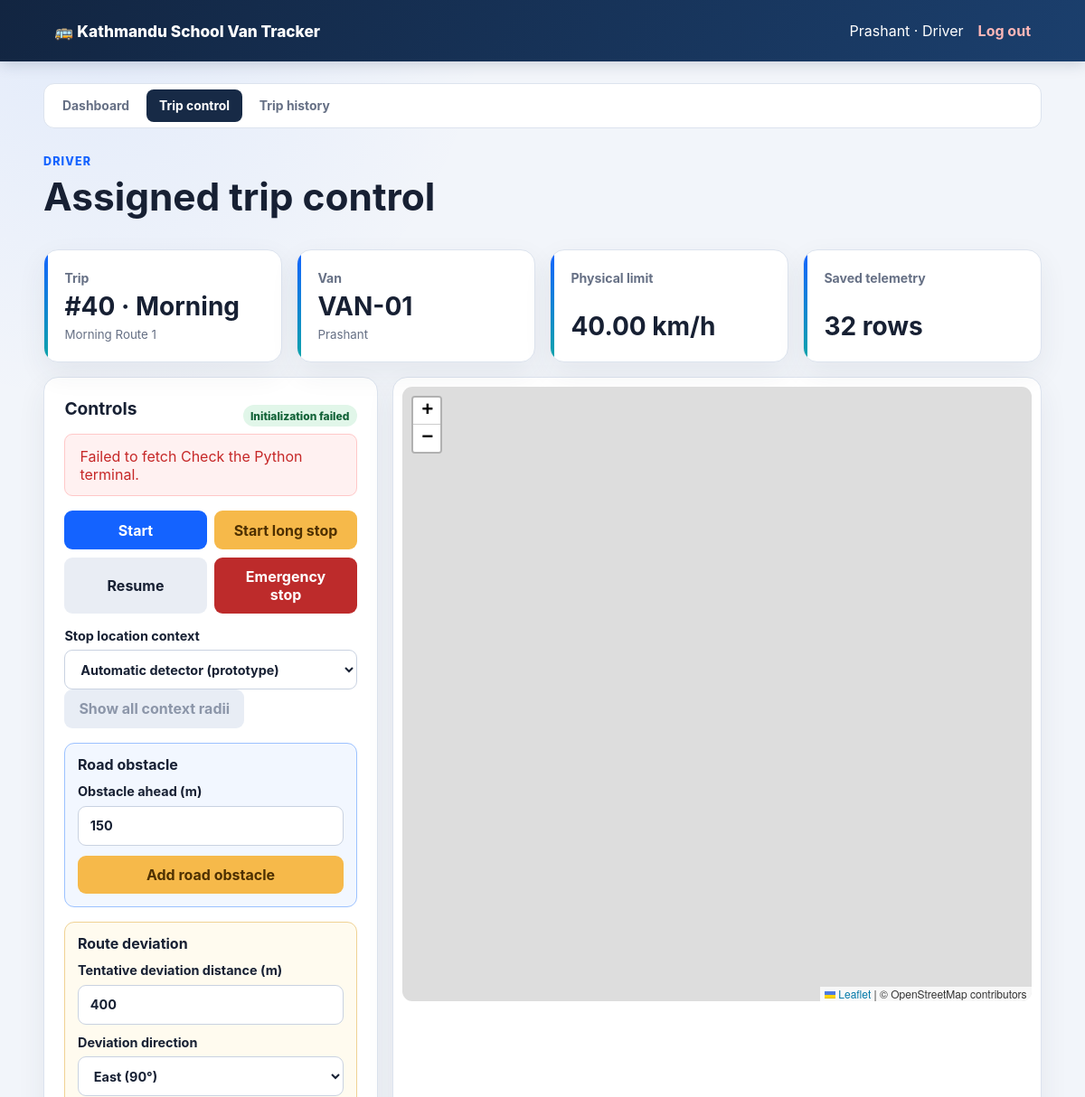
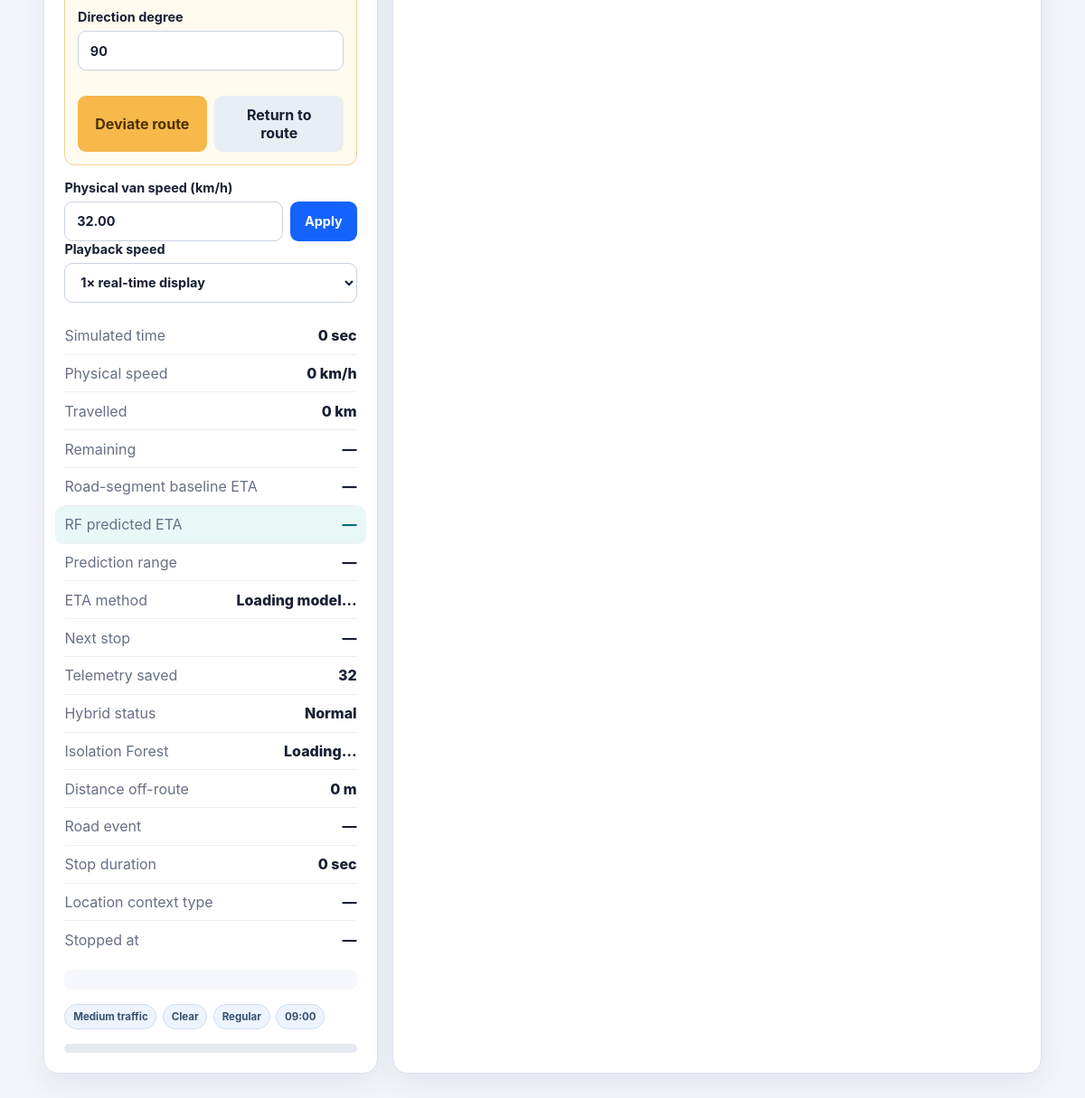
The page /trip-control.php (signed in) on the database as committed earlier (2 pictures, top to bottom).
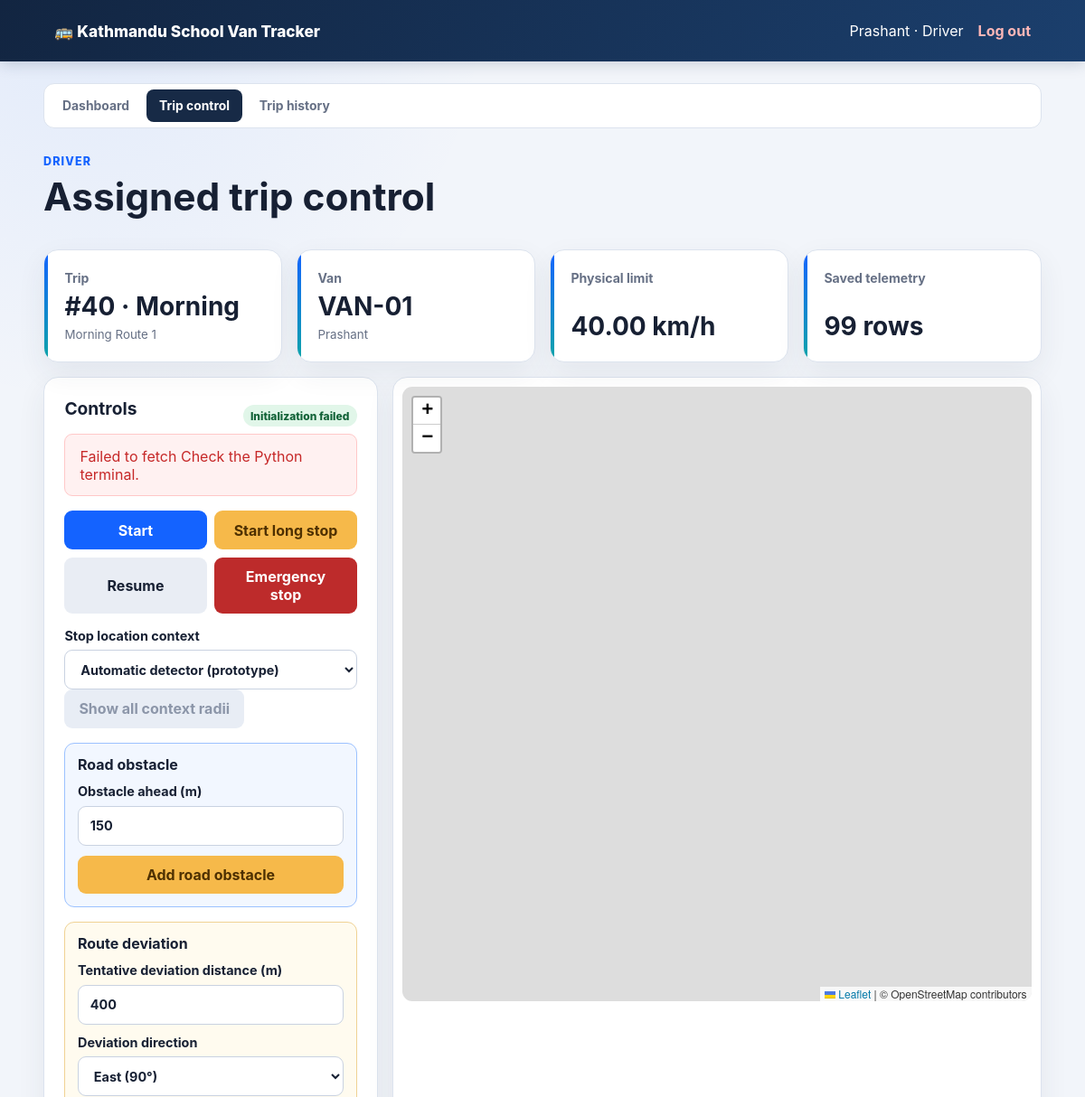
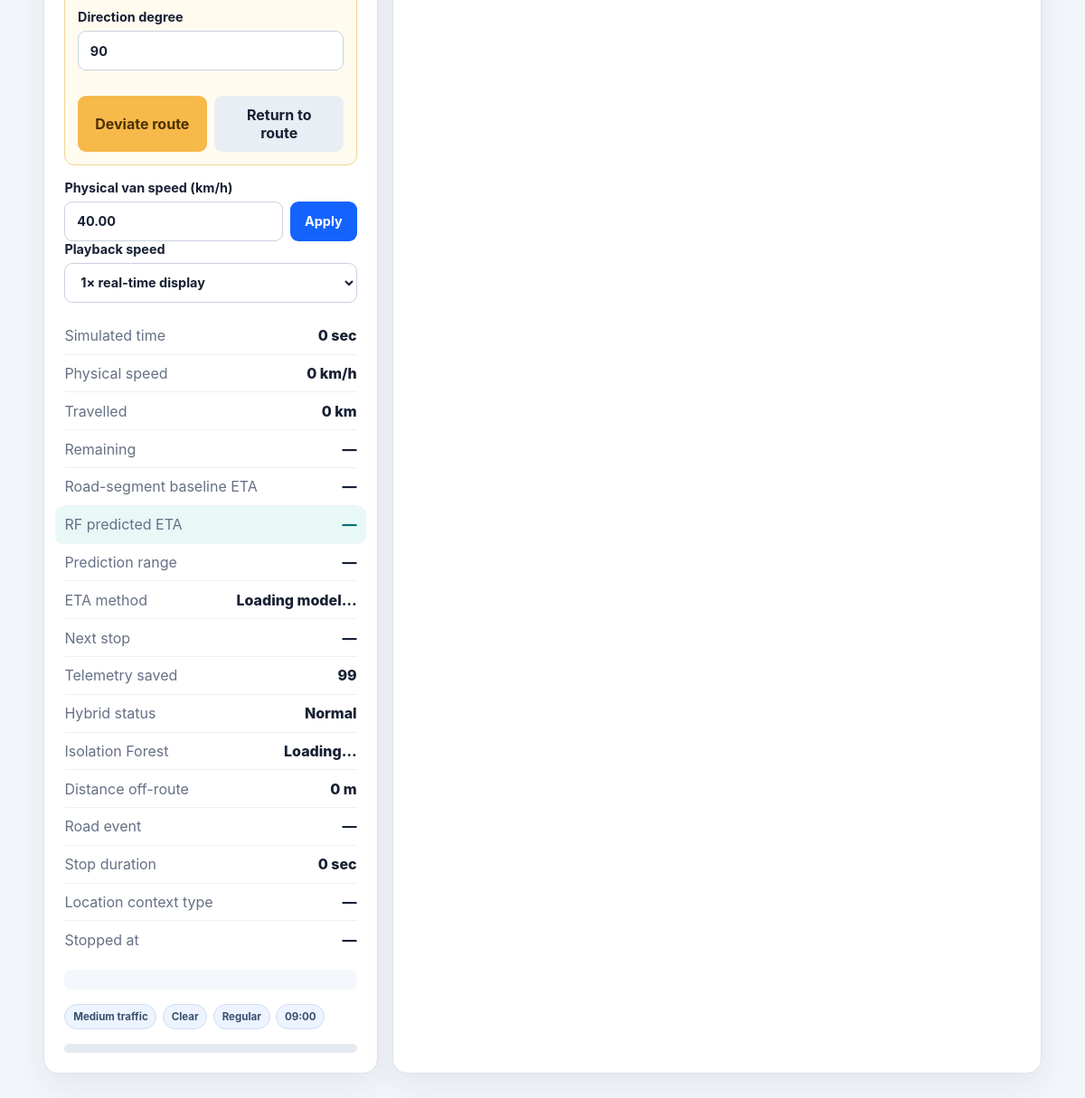
The same page on the database as committed later (2 pictures, top to bottom).
### tables this page shows
CREATE TABLE `trips` (
  `id` bigint(20) unsigned NOT NULL AUTO_INCREMENT,
  `route_id` bigint(20) unsigned NOT NULL,
  `van_id` bigint(20) unsigned NOT NULL,
  `driver_id` bigint(20) unsigned NOT NULL,
  `trip_type` enum('morning','afternoon') NOT NULL,
  `status` enum('scheduled','active','paused','emergency','completed','cancelled') NOT NULL DEFAULT 'scheduled',
  `started_at` datetime DEFAULT NULL,
  `completed_at` datetime DEFAULT NULL,
  `simulated_elapsed_sec` int(10) unsigned NOT NULL DEFAULT 0,
  `current_lat` decimal(10,8) DEFAULT NULL,
  `current_lng` decimal(11,8) DEFAULT NULL,
  `physical_speed_kmh` decimal(6,2) NOT NULL DEFAULT 0.00,
  `playback_multiplier` decimal(5,2) NOT NULL DEFAULT 1.00,
  `total_distance_m` decimal(12,2) NOT NULL DEFAULT 0.00,
  `distance_travelled_m` decimal(12,2) NOT NULL DEFAULT 0.00,
  `reached_stop_count` smallint(5) unsigned NOT NULL DEFAULT 0,
  `heading_deg` decimal(6,2) NOT NULL DEFAULT 0.00,
  `scenario_traffic_level` enum('low','medium','high') NOT NULL DEFAULT 'medium',
  `scenario_weather` enum('clear','rain','heavy_rain','fog') NOT NULL DEFAULT 'clear',
  `scenario_school_period` enum('regular','exam','half_day') NOT NULL DEFAULT 'regular',
  `scenario_hour_of_day` tinyint(3) unsigned NOT NULL DEFAULT 8,
  `scenario_day_of_week` tinyint(3) unsigned NOT NULL DEFAULT 0,
  `route_road_type` varchar(50) NOT NULL DEFAULT 'unclassified',
  `baseline_duration_sec` decimal(10,2) DEFAULT NULL,
  `predicted_eta_sec` decimal(10,2) DEFAULT NULL,
  `predicted_eta_lower_sec` decimal(10,2) DEFAULT NULL,
  `predicted_eta_upper_sec` decimal(10,2) DEFAULT NULL,
  `eta_model_version` varchar(80) DEFAULT NULL,
  `random_seed` int(10) unsigned DEFAULT NULL,
  `created_at` timestamp NOT NULL DEFAULT current_timestamp(),
  PRIMARY KEY (`id`),
  KEY `idx_trips_status` (`status`),
  KEY `idx_trips_van` (`van_id`),
  KEY `fk_trips_route` (`route_id`),
  KEY `fk_trips_driver` (`driver_id`),
  CONSTRAINT `fk_trips_driver` FOREIGN KEY (`driver_id`) REFERENCES `drivers` (`id`),
  CONSTRAINT `fk_trips_route` FOREIGN KEY (`route_id`) REFERENCES `routes` (`id`),
  CONSTRAINT `fk_trips_van` FOREIGN KEY (`van_id`) REFERENCES `vans` (`id`)
);

CREATE TABLE `routes` (
  `id` bigint(20) unsigned NOT NULL AUTO_INCREMENT,
  `name` varchar(120) NOT NULL,
  `start_name` varchar(160) NOT NULL,
  `start_lat` decimal(10,8) NOT NULL,
  `start_lng` decimal(11,8) NOT NULL,
  `school_name` varchar(160) NOT NULL,
  `school_lat` decimal(10,8) NOT NULL,
  `school_lng` decimal(11,8) NOT NULL,
  `algorithm` enum('astar','contraction_hierarchy') NOT NULL DEFAULT 'astar',
  `active` tinyint(1) NOT NULL DEFAULT 1,
  `created_at` timestamp NOT NULL DEFAULT current_timestamp(),
  PRIMARY KEY (`id`)
);

### web/includes/auth.php (called while the page is built, shortened)
<?php
function escape(string $value): string
{
    return htmlspecialchars($value, ENT_QUOTES | ENT_SUBSTITUTE, 'UTF-8');
}
function signed_in(): bool
{
    return isset($_SESSION['user_id'], $_SESSION['user_role']);
}

### web/trip-control.php (the view, shortened to what this page needs)
<?php
require_once __DIR__ . '/includes/auth.php';
require_once __DIR__ . '/includes/layout.php';
$pdo = database();
if ($_SESSION['user_role'] === 'admin') {
    $tripListStatement = $pdo->query(
        'SELECT t.id, t.trip_type, t.status, t.created_at,
                r.name AS route_name, v.van_number
         FROM trips t
         JOIN routes r ON r.id = t.route_id
         JOIN vans v ON v.id = t.van_id
         ORDER BY t.id DESC LIMIT 30'
    );
} else {
    $tripListStatement = $pdo->prepare(
        'SELECT t.id, t.trip_type, t.status, t.created_at,
                r.name AS route_name, v.van_number
         FROM trips t
         JOIN routes r ON r.id = t.route_id
         JOIN vans v ON v.id = t.van_id
         JOIN drivers d ON d.id = t.driver_id
         WHERE d.user_id = :user_id
         ORDER BY t.id DESC LIMIT 30'
    );
    $tripListStatement->execute(['user_id' => $_SESSION['user_id']]);
}
$trips = $tripListStatement->fetchAll();
$tripId = positive_int($_GET['trip_id'] ?? null);
if ($tripId === null && $trips) $tripId = (int) $trips[0]['id'];
$trip = null;
$lastSavedSample = -1;
if ($tripId !== null && find_accessible_trip($pdo, $tripId) !== null) {
    $tripStatement = $pdo->prepare(
        'SELECT t.*, r.name AS route_name, r.start_name, r.start_lat, r.start_lng,
                r.school_name, r.school_lat, r.school_lng,
                v.van_number, v.plate_number, v.speed_limit_kmh,
                u.name AS driver_name
         FROM trips t
         JOIN routes r ON r.id = t.route_id
         JOIN vans v ON v.id = t.van_id
         JOIN drivers d ON d.id = t.driver_id
         JOIN users u ON u.id = d.user_id
         WHERE t.id = :trip_id'
    );
    $tripStatement->execute(['trip_id' => $tripId]);
    $trip = $tripStatement->fetch() ?: null;
    if ($trip !== null) {
        $sampleStatement = $pdo->prepare(
            'SELECT COALESCE(MAX(sample_index), -1)
             FROM trip_telemetry WHERE trip_id = :trip_id'
        );
        $sampleStatement->execute(['trip_id' => $tripId]);
        $lastSavedSample = (int) $sampleStatement->fetchColumn();
    }
}
render_header('Driver trip control');
render_driver_navigation('control');
?>
<link rel="stylesheet" href="https://unpkg.com/leaflet@1.9.4/dist/leaflet.css">
<div class="page-heading">
    <div>
        <span class="eyebrow">Driver</span>
        <h1>Assigned trip control</h1>
    </div>
</div>
<?php if ($trip !== null): ?>
    <section class="metric-grid simulation-metrics">
        <?php
        status_card('Trip', '#' . $trip['id'] . ' · ' . ucfirst($trip['trip_type']), $trip['route_name']);
        ?>
    </section>
    <section class="simulation-layout">
        <aside class="panel simulation-controls">
            <div class="simulation-status-row">
                <div>
                    <h2>Controls</h2>
                </div>
                <span id="simulation-status" class="status-badge">Initializing</span>
            </div>
            <div id="simulation-error" class="alert alert-danger" hidden></div>
            <div class="control-button-grid">
                <button id="start-trip">Start</button>
                <button id="pause-trip" class="warning-button">Start long stop</button>
                <button id="resume-trip" class="secondary-button">Resume</button>
                <button id="emergency-trip" class="danger-button">Emergency stop</button>
            </div>
            <label>Stop location context
                <select id="stop-context">
                    <option value="auto" selected>Automatic detector (prototype)</option>
                </select>
            </label>
            <button id="toggle-context-radius" type="button"
                    class="secondary-button" disabled>
                Show all context radii
            </button>
            <div class="obstacle-demo-box">
                <div>
                    <strong>Road obstacle</strong>
                </div>
                <label>Obstacle ahead (m)
                    <input id="obstacle-distance" type="number" min="30" max="2000"
                           step="10" value="150">
                </label>
                <button id="add-obstacle" type="button" class="warning-button">
                    Add road obstacle
                </button>
            </div>
            <div class="anomaly-demo-box">
                <div>
                    <strong>Route deviation</strong>
                </div>
                <label>Tentative deviation distance (m)
                    <input id="deviation-distance" type="number" min="20" max="2000"
                           step="10" value="400">
                </label>
                <label>Deviation direction
                    <select id="deviation-direction">
                        <option value="90" selected>East (90°)</option>
                    </select>
                </label>
                <label>Direction degree
                    <input id="deviation-bearing" type="number" min="0" max="359"
                           step="1" value="90">
                </label>
                <div class="control-button-grid compact-grid">
                    <button id="start-deviation" type="button" class="warning-button">
                        Deviate route
                    </button>
                    <button id="return-route" type="button" class="secondary-button">
                        Return to route
                    </button>
                </div>
            </div>
            <label>Physical van speed (km/h)
                <div class="input-action-row">
                    <input id="physical-speed" type="number" min="0" max="150" step="1"
                           value="<?= escape((string) $trip['physical_speed_kmh']) ?>">
                    <button id="apply-speed" type="button">Apply</button>
                </div>
            </label>
            <label>Playback speed
                <select id="playback-speed">
                    <option value="1">1× real-time display</option>
                </select>
            </label>
            <dl class="route-results">
                <div><dt>Simulated time</dt><dd id="simulated-time">0 sec</dd></div>
                <div><dt>Physical speed</dt><dd id="current-speed">0 km/h</dd></div>
                <div><dt>Travelled</dt><dd id="travelled-distance">0 km</dd></div>
                <div><dt>Remaining</dt><dd id="remaining-distance">—</dd></div>
                <div><dt>Road-segment baseline ETA</dt><dd id="baseline-eta">—</dd></div>
                <div class="eta-highlight"><dt>RF predicted ETA</dt><dd id="rf-eta">—</dd></div>
                <div><dt>Prediction range</dt><dd id="rf-eta-range">—</dd></div>
                <div><dt>ETA method</dt><dd id="eta-method">Loading model…</dd></div>
                <div><dt>Next stop</dt><dd id="next-stop">—</dd></div>
                <div><dt>Telemetry saved</dt><dd id="telemetry-count"><?= max(0, $lastSavedSample + 1) ?></dd></div>
                <div><dt>Hybrid status</dt><dd id="anomaly-status">Normal</dd></div>
                <div><dt>Isolation Forest</dt><dd id="if-status">Loading…</dd></div>
                <div><dt>Distance off-route</dt><dd id="deviation-metric">0 m</dd></div>
                <div><dt>Road event</dt><dd id="deviation-navigation">—</dd></div>
                <div><dt>Stop duration</dt><dd id="stop-duration">0 sec</dd></div>
                <div><dt>Location context type</dt><dd id="context-type">—</dd></div>
                <div><dt>Stopped at</dt><dd id="stop-location">—</dd></div>
            </dl>
            <p id="anomaly-reason" class="muted anomaly-reason"></p>
            <div class="scenario-strip" aria-label="ETA scenario">
                <span><?= escape(ucfirst($trip['scenario_traffic_level'])) ?> traffic</span>
                <span><?= escape(str_replace('_', ' ', ucfirst($trip['scenario_weather']))) ?></span>
                <span><?= escape(str_replace('_', ' ', ucfirst($trip['scenario_school_period']))) ?></span>
                <span><?= sprintf('%02d:00', (int) $trip['scenario_hour_of_day']) ?></span>
            </div>
            <div class="progress">
            </div>
        </aside>
        <section class="panel map-panel">
            <div id="simulation-map"></div>
        </section>
    </section>
<?php endif; ?>
<?php render_footer(); ?>

### web/includes/layout.php (shortened to what this page needs)
<?php
function render_header(string $title): void
{
    $userName = isset($_SESSION['user_name']) ? escape((string) $_SESSION['user_name']) : '';
    $role = isset($_SESSION['user_role']) ? escape(ucfirst((string) $_SESSION['user_role'])) : '';
    ?>
<!doctype html>
<html lang="en">
<head>
    <link rel="stylesheet" href="<?= APP_BASE_URL ?>/assets/css/app.css?v=16">
</head>
<body>
<header class="topbar">
    <a class="brand" href="<?= APP_BASE_URL ?>/index.php">🚌 <?= escape(APP_NAME) ?></a>
    <?php if (signed_in()): ?>
        <div class="user-area">
            <span><?= $userName ?> · <?= $role ?></span>
            <form action="<?= APP_BASE_URL ?>/logout.php" method="post">
                <button class="link-button" type="submit">Log out</button>
            </form>
        </div>
    <?php endif; ?>
</header>
<main class="page">
    <?php
}
function render_footer(): void
{
    ?>
</main>
</body>
</html>
    <?php
}
function status_card(string $label, string|int $value, string $hint = ''): void
{
    ?>
    <article class="metric-card">
        <span class="metric-label"><?= escape($label) ?></span>
        <strong><?= escape((string) $value) ?></strong>
        <?php if ($hint !== ''): ?>
            <small><?= escape($hint) ?></small>
        <?php endif; ?>
    </article>
    <?php
}
    ?>
    <?php
function render_driver_navigation(string $active): void
{
    $items = [
        'dashboard' => ['Dashboard', '/driver/dashboard.php'],
        'control' => ['Trip control', '/trip-control.php'],
        'history' => ['Trip history', '/driver/trip-history.php'],
    ];
    ?>
    <nav class="section-nav driver-navigation" aria-label="Driver navigation">
        <?php foreach ($items as $key => [$label, $path]): ?>
            <a class="<?= $key === $active ? 'active' : '' ?>"
               href="<?= APP_BASE_URL . $path ?>"><?= escape($label) ?></a>
        <?php endforeach; ?>
    </nav>
    <?php
}
    ?>

Rows that differ between the two databases and show on the page:
changed trips "Medium": physical_speed_kmh "32.00" → "40.00"
Other text that changed with them:
$value: "#40 · Morning VAN-01 40.00 km/h 32 rows" → "#40 · Morning VAN-01 40.00 km/h 99 rows"
max(0, $lastSavedSample + 1): "32" → "99"
